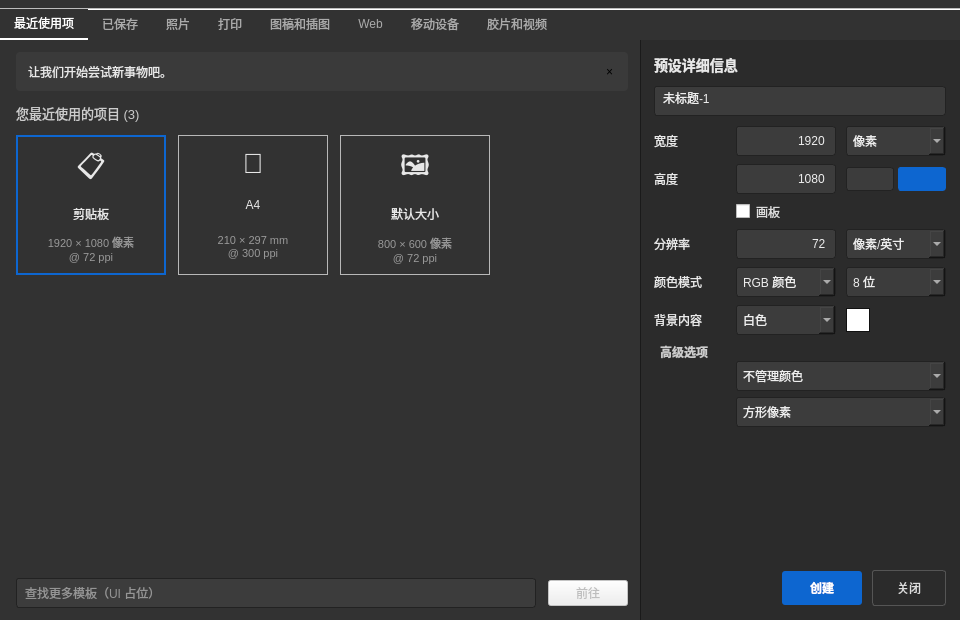
<?xml version="1.0" encoding="UTF-8"?>
<ui version="4.0">
 <class>NewDocumentDialog</class>
 <widget class="QDialog" name="NewDocumentDialog">
  <property name="geometry">
   <rect>
    <x>0</x>
    <y>0</y>
    <width>960</width>
    <height>620</height>
   </rect>
  </property>
  <property name="minimumSize">
   <size>
    <width>860</width>
    <height>560</height>
   </size>
  </property>
  <property name="windowTitle">
   <string>新建文档</string>
  </property>
  <property name="modal">
   <bool>true</bool>
  </property>
  <property name="styleSheet">
   <string notr="true">QDialog#NewDocumentDialog {
  background-color: #323232;
  color: #e8e8e8;
}
QLabel { color: #e8e8e8; background: transparent; }
QLineEdit, QComboBox {
  background-color: #3c3c3c;
  border: 1px solid #222;
  border-radius: 3px;
  padding: 3px 6px;
  color: #eee;
  min-height: 22px;
}
QTabWidget::pane {
  border: none;
  background: #2b2b2b;
}
QTabBar::tab {
  background: transparent;
  color: #aaa;
  padding: 8px 14px;
  border: none;
}
QTabBar::tab:selected {
  color: #fff;
  border-bottom: 2px solid #fff;
}
QFrame#presetCard {
  background-color: #3a3a3a;
  border: 1px solid #2a2a2a;
  border-radius: 4px;
}
QFrame#presetCard[selected="true"] {
  border: 2px solid #0d66d0;
}
QWidget#detailsPanel {
  background-color: #2b2b2b;
  border-left: 1px solid #1a1a1a;
}
QPushButton#createButton {
  background-color: #0d66d0;
  color: #fff;
  border: none;
  border-radius: 3px;
  padding: 8px 28px;
  font-weight: 600;
}
QPushButton#createButton:hover { background-color: #1473e6; }
QPushButton#closeButton {
  background: transparent;
  color: #ddd;
  border: 1px solid #555;
  border-radius: 3px;
  padding: 8px 24px;
}
QPushButton#closeButton:hover { background-color: #3a3a3a; }
QFrame#banner {
  background-color: #3a3a3a;
  border-radius: 4px;
}
QToolButton#orientLandscape, QToolButton#orientPortrait {
  background-color: #3c3c3c;
  border: 1px solid #222;
  border-radius: 3px;
  padding: 4px 10px;
  color: #ccc;
}
QToolButton#orientLandscape:checked, QToolButton#orientPortrait:checked {
  background-color: #0d66d0;
  border-color: #0d66d0;
  color: #fff;
}
QCheckBox { color: #ddd; spacing: 6px; }
QGroupBox {
  border: none;
  margin-top: 12px;
  color: #ccc;
  font-weight: 600;
}
QGroupBox::title { subcontrol-origin: margin; left: 0; padding: 0 4px; }
</string>
  </property>
  <layout class="QVBoxLayout" name="rootLayout">
   <property name="spacing">
    <number>0</number>
   </property>
   <property name="leftMargin">
    <number>0</number>
   </property>
   <property name="topMargin">
    <number>8</number>
   </property>
   <property name="rightMargin">
    <number>0</number>
   </property>
   <property name="bottomMargin">
    <number>0</number>
   </property>
   <item>
    <widget class="QTabWidget" name="categoryTabs">
     <property name="currentIndex">
      <number>0</number>
     </property>
     <property name="documentMode">
      <bool>true</bool>
     </property>
     <widget class="QWidget" name="tabRecent">
      <attribute name="title">
       <string>最近使用项</string>
      </attribute>
      <layout class="QHBoxLayout" name="tabRecentLayout">
       <property name="spacing">
        <number>0</number>
       </property>
       <property name="leftMargin">
        <number>0</number>
       </property>
       <property name="topMargin">
        <number>0</number>
       </property>
       <property name="rightMargin">
        <number>0</number>
       </property>
       <property name="bottomMargin">
        <number>0</number>
       </property>
       <item>
        <widget class="QWidget" name="presetsArea" native="true">
         <layout class="QVBoxLayout" name="presetsLayout">
          <property name="spacing">
           <number>12</number>
          </property>
          <property name="leftMargin">
           <number>16</number>
          </property>
          <property name="topMargin">
           <number>12</number>
          </property>
          <property name="rightMargin">
           <number>12</number>
          </property>
          <property name="bottomMargin">
           <number>12</number>
          </property>
          <item>
           <widget class="QFrame" name="banner">
            <property name="minimumSize">
             <size>
              <width>0</width>
              <height>36</height>
             </size>
            </property>
            <layout class="QHBoxLayout" name="bannerLayout">
             <property name="leftMargin">
              <number>12</number>
             </property>
             <property name="rightMargin">
              <number>8</number>
             </property>
             <item>
              <widget class="QLabel" name="bannerLabel">
               <property name="text">
                <string>让我们开始尝试新事物吧。</string>
               </property>
              </widget>
             </item>
             <item>
              <spacer name="bannerSpacer">
               <property name="orientation">
                <enum>Qt::Orientation::Horizontal</enum>
               </property>
               <property name="sizeHint" stdset="0">
                <size>
                 <width>40</width>
                 <height>20</height>
                </size>
               </property>
              </spacer>
             </item>
             <item>
              <widget class="QToolButton" name="bannerClose">
               <property name="text">
                <string>×</string>
               </property>
               <property name="autoRaise">
                <bool>true</bool>
               </property>
              </widget>
             </item>
            </layout>
           </widget>
          </item>
          <item>
           <widget class="QLabel" name="recentSectionTitle">
            <property name="text">
             <string>您最近使用的项目 (3)</string>
            </property>
            <property name="styleSheet">
             <string notr="true">font-size: 13px; color: #ccc;</string>
            </property>
           </widget>
          </item>
          <item>
           <layout class="QHBoxLayout" name="presetCardsLayout">
            <property name="spacing">
             <number>12</number>
            </property>
            <item>
             <widget class="QFrame" name="presetClipboard">
              <property name="minimumSize">
               <size>
                <width>150</width>
                <height>140</height>
               </size>
              </property>
              <property name="maximumSize">
               <size>
                <width>170</width>
                <height>160</height>
               </size>
              </property>
              <property name="cursor">
               <cursorShape>PointingHandCursor</cursorShape>
              </property>
              <property name="frameShape">
               <enum>QFrame::Shape::StyledPanel</enum>
              </property>
              <property name="styleSheet">
               <string notr="true">QFrame#presetClipboard { border: 2px solid #0d66d0; }</string>
              </property>
              <layout class="QVBoxLayout" name="clipboardCardLayout">
               <item>
                <widget class="QLabel" name="clipboardIcon">
                 <property name="text">
                  <string>📋</string>
                 </property>
                 <property name="alignment">
                  <set>Qt::AlignmentFlag::AlignCenter</set>
                 </property>
                 <property name="styleSheet">
                  <string notr="true">font-size: 28px;</string>
                 </property>
                </widget>
               </item>
               <item>
                <widget class="QLabel" name="clipboardTitle">
                 <property name="text">
                  <string>剪贴板</string>
                 </property>
                 <property name="alignment">
                  <set>Qt::AlignmentFlag::AlignCenter</set>
                 </property>
                </widget>
               </item>
               <item>
                <widget class="QLabel" name="clipboardMeta">
                 <property name="text">
                  <string>1920 × 1080 像素
@ 72 ppi</string>
                 </property>
                 <property name="alignment">
                  <set>Qt::AlignmentFlag::AlignCenter</set>
                 </property>
                 <property name="styleSheet">
                  <string notr="true">color: #999; font-size: 11px;</string>
                 </property>
                </widget>
               </item>
              </layout>
             </widget>
            </item>
            <item>
             <widget class="QFrame" name="presetA4">
              <property name="minimumSize">
               <size>
                <width>150</width>
                <height>140</height>
               </size>
              </property>
              <property name="maximumSize">
               <size>
                <width>170</width>
                <height>160</height>
               </size>
              </property>
              <property name="cursor">
               <cursorShape>PointingHandCursor</cursorShape>
              </property>
              <property name="frameShape">
               <enum>QFrame::Shape::StyledPanel</enum>
              </property>
              <layout class="QVBoxLayout" name="a4CardLayout">
               <item>
                <widget class="QLabel" name="a4Icon">
                 <property name="text">
                  <string>📄</string>
                 </property>
                 <property name="alignment">
                  <set>Qt::AlignmentFlag::AlignCenter</set>
                 </property>
                 <property name="styleSheet">
                  <string notr="true">font-size: 28px;</string>
                 </property>
                </widget>
               </item>
               <item>
                <widget class="QLabel" name="a4Title">
                 <property name="text">
                  <string>A4</string>
                 </property>
                 <property name="alignment">
                  <set>Qt::AlignmentFlag::AlignCenter</set>
                 </property>
                </widget>
               </item>
               <item>
                <widget class="QLabel" name="a4Meta">
                 <property name="text">
                  <string>210 × 297 mm
@ 300 ppi</string>
                 </property>
                 <property name="alignment">
                  <set>Qt::AlignmentFlag::AlignCenter</set>
                 </property>
                 <property name="styleSheet">
                  <string notr="true">color: #999; font-size: 11px;</string>
                 </property>
                </widget>
               </item>
              </layout>
             </widget>
            </item>
            <item>
             <widget class="QFrame" name="presetDefault">
              <property name="minimumSize">
               <size>
                <width>150</width>
                <height>140</height>
               </size>
              </property>
              <property name="maximumSize">
               <size>
                <width>170</width>
                <height>160</height>
               </size>
              </property>
              <property name="cursor">
               <cursorShape>PointingHandCursor</cursorShape>
              </property>
              <property name="frameShape">
               <enum>QFrame::Shape::StyledPanel</enum>
              </property>
              <layout class="QVBoxLayout" name="defaultCardLayout">
               <item>
                <widget class="QLabel" name="defaultIcon">
                 <property name="text">
                  <string>🖼</string>
                 </property>
                 <property name="alignment">
                  <set>Qt::AlignmentFlag::AlignCenter</set>
                 </property>
                 <property name="styleSheet">
                  <string notr="true">font-size: 28px;</string>
                 </property>
                </widget>
               </item>
               <item>
                <widget class="QLabel" name="defaultTitle">
                 <property name="text">
                  <string>默认大小</string>
                 </property>
                 <property name="alignment">
                  <set>Qt::AlignmentFlag::AlignCenter</set>
                 </property>
                </widget>
               </item>
               <item>
                <widget class="QLabel" name="defaultMeta">
                 <property name="text">
                  <string>800 × 600 像素
@ 72 ppi</string>
                 </property>
                 <property name="alignment">
                  <set>Qt::AlignmentFlag::AlignCenter</set>
                 </property>
                 <property name="styleSheet">
                  <string notr="true">color: #999; font-size: 11px;</string>
                 </property>
                </widget>
               </item>
              </layout>
             </widget>
            </item>
            <item>
             <spacer name="presetCardsSpacer">
              <property name="orientation">
               <enum>Qt::Orientation::Horizontal</enum>
              </property>
              <property name="sizeHint" stdset="0">
               <size>
                <width>40</width>
                <height>20</height>
               </size>
              </property>
             </spacer>
            </item>
           </layout>
          </item>
          <item>
           <spacer name="presetsBottomSpacer">
            <property name="orientation">
             <enum>Qt::Orientation::Vertical</enum>
            </property>
            <property name="sizeHint" stdset="0">
             <size>
              <width>20</width>
              <height>40</height>
             </size>
            </property>
           </spacer>
          </item>
          <item>
           <layout class="QHBoxLayout" name="stockSearchLayout">
            <item>
             <widget class="QLineEdit" name="stockSearch">
              <property name="placeholderText">
               <string>查找更多模板（UI 占位）</string>
              </property>
             </widget>
            </item>
            <item>
             <widget class="QPushButton" name="stockGo">
              <property name="text">
               <string>前往</string>
              </property>
              <property name="enabled">
               <bool>false</bool>
              </property>
             </widget>
            </item>
           </layout>
          </item>
         </layout>
        </widget>
       </item>
       <item>
        <widget class="QWidget" name="detailsPanel" native="true">
         <property name="minimumSize">
          <size>
           <width>300</width>
           <height>0</height>
          </size>
         </property>
         <property name="maximumSize">
          <size>
           <width>320</width>
           <height>16777215</height>
          </size>
         </property>
         <layout class="QVBoxLayout" name="detailsLayout">
          <property name="spacing">
           <number>10</number>
          </property>
          <property name="leftMargin">
           <number>14</number>
          </property>
          <property name="topMargin">
           <number>14</number>
          </property>
          <property name="rightMargin">
           <number>14</number>
          </property>
          <property name="bottomMargin">
           <number>14</number>
          </property>
          <item>
           <widget class="QLabel" name="detailsTitle">
            <property name="text">
             <string>预设详细信息</string>
            </property>
            <property name="styleSheet">
             <string notr="true">font-size: 14px; font-weight: 600;</string>
            </property>
           </widget>
          </item>
          <item>
           <widget class="QLineEdit" name="docNameEdit">
            <property name="text">
             <string>未标题-1</string>
            </property>
           </widget>
          </item>
                    <item>
           <layout class="QGridLayout" name="detailsFormGrid">
            <property name="horizontalSpacing">
             <number>10</number>
            </property>
            <property name="verticalSpacing">
             <number>8</number>
            </property>
            <item row="0" column="0">
             <widget class="QLabel" name="widthLabel">
              <property name="sizePolicy">
               <sizepolicy hsizetype="Fixed" vsizetype="Preferred">
                <horstretch>0</horstretch>
                <verstretch>0</verstretch>
               </sizepolicy>
              </property>
              <property name="minimumSize">
               <size>
                <width>72</width>
                <height>0</height>
               </size>
              </property>
              <property name="maximumSize">
               <size>
                <width>72</width>
                <height>16777215</height>
               </size>
              </property>
              <property name="text">
               <string>宽度</string>
              </property>
              <property name="alignment">
               <set>Qt::AlignmentFlag::AlignLeft|Qt::AlignmentFlag::AlignVCenter</set>
              </property>
             </widget>
            </item>
            <item row="0" column="1">
             <widget class="QLineEdit" name="widthEdit">
              <property name="sizePolicy">
               <sizepolicy hsizetype="Expanding" vsizetype="Fixed">
                <horstretch>1</horstretch>
                <verstretch>0</verstretch>
               </sizepolicy>
              </property>
              <property name="text">
               <string>1920</string>
              </property>
              <property name="alignment">
               <set>Qt::AlignmentFlag::AlignRight|Qt::AlignmentFlag::AlignVCenter</set>
              </property>
             </widget>
            </item>
            <item row="0" column="2">
             <widget class="QComboBox" name="widthUnitCombo">
              <property name="sizePolicy">
               <sizepolicy hsizetype="Fixed" vsizetype="Fixed">
                <horstretch>0</horstretch>
                <verstretch>0</verstretch>
               </sizepolicy>
              </property>
              <property name="minimumSize">
               <size>
                <width>100</width>
                <height>0</height>
               </size>
              </property>
              <property name="maximumSize">
               <size>
                <width>100</width>
                <height>16777215</height>
               </size>
              </property>
              <property name="sizeAdjustPolicy">
               <enum>QComboBox::SizeAdjustPolicy::AdjustToMinimumContentsLengthWithIcon</enum>
              </property>
              <property name="minimumContentsLength">
               <number>3</number>
              </property>
              <item>
               <property name="text">
                <string>像素</string>
               </property>
              </item>
              <item>
               <property name="text">
                <string>英寸</string>
               </property>
              </item>
              <item>
               <property name="text">
                <string>厘米</string>
               </property>
              </item>
              <item>
               <property name="text">
                <string>毫米</string>
               </property>
              </item>
             </widget>
            </item>
            <item row="1" column="0">
             <widget class="QLabel" name="heightLabel">
              <property name="sizePolicy">
               <sizepolicy hsizetype="Fixed" vsizetype="Preferred">
                <horstretch>0</horstretch>
                <verstretch>0</verstretch>
               </sizepolicy>
              </property>
              <property name="minimumSize">
               <size>
                <width>72</width>
                <height>0</height>
               </size>
              </property>
              <property name="maximumSize">
               <size>
                <width>72</width>
                <height>16777215</height>
               </size>
              </property>
              <property name="text">
               <string>高度</string>
              </property>
              <property name="alignment">
               <set>Qt::AlignmentFlag::AlignLeft|Qt::AlignmentFlag::AlignVCenter</set>
              </property>
             </widget>
            </item>
            <item row="1" column="1">
             <widget class="QLineEdit" name="heightEdit">
              <property name="sizePolicy">
               <sizepolicy hsizetype="Expanding" vsizetype="Fixed">
                <horstretch>1</horstretch>
                <verstretch>0</verstretch>
               </sizepolicy>
              </property>
              <property name="text">
               <string>1080</string>
              </property>
              <property name="alignment">
               <set>Qt::AlignmentFlag::AlignRight|Qt::AlignmentFlag::AlignVCenter</set>
              </property>
             </widget>
            </item>
            <item row="1" column="2">
             <layout class="QHBoxLayout" name="orientLayout">
              <property name="spacing">
               <number>4</number>
              </property>
              <item>
               <widget class="QToolButton" name="orientPortrait">
                <property name="sizePolicy">
                 <sizepolicy hsizetype="Fixed" vsizetype="Fixed">
                  <horstretch>0</horstretch>
                  <verstretch>0</verstretch>
                 </sizepolicy>
                </property>
                <property name="minimumSize">
                 <size>
                  <width>48</width>
                  <height>24</height>
                 </size>
                </property>
                <property name="maximumSize">
                 <size>
                  <width>48</width>
                  <height>24</height>
                 </size>
                </property>
                <property name="toolTip">
                 <string>纵向</string>
                </property>
                <property name="text">
                 <string/>
                </property>
                <property name="icon">
                 <iconset resource="../resources.qrc">
                  <normaloff>:/icons/ui/orient-portrait.png</normaloff>:/icons/ui/orient-portrait.png</iconset>
                </property>
                <property name="iconSize">
                 <size>
                  <width>14</width>
                  <height>14</height>
                 </size>
                </property>
                <property name="checkable">
                 <bool>true</bool>
                </property>
                <property name="toolButtonStyle">
                 <enum>Qt::ToolButtonStyle::ToolButtonIconOnly</enum>
                </property>
               </widget>
              </item>
              <item>
               <widget class="QToolButton" name="orientLandscape">
                <property name="sizePolicy">
                 <sizepolicy hsizetype="Fixed" vsizetype="Fixed">
                  <horstretch>0</horstretch>
                  <verstretch>0</verstretch>
                 </sizepolicy>
                </property>
                <property name="minimumSize">
                 <size>
                  <width>48</width>
                  <height>24</height>
                 </size>
                </property>
                <property name="maximumSize">
                 <size>
                  <width>48</width>
                  <height>24</height>
                 </size>
                </property>
                <property name="toolTip">
                 <string>横向</string>
                </property>
                <property name="text">
                 <string/>
                </property>
                <property name="icon">
                 <iconset resource="../resources.qrc">
                  <normaloff>:/icons/ui/orient-landscape.png</normaloff>:/icons/ui/orient-landscape.png</iconset>
                </property>
                <property name="iconSize">
                 <size>
                  <width>14</width>
                  <height>14</height>
                 </size>
                </property>
                <property name="checkable">
                 <bool>true</bool>
                </property>
                <property name="checked">
                 <bool>true</bool>
                </property>
                <property name="toolButtonStyle">
                 <enum>Qt::ToolButtonStyle::ToolButtonIconOnly</enum>
                </property>
               </widget>
              </item>
             </layout>
            </item>
            <item row="2" column="1">
             <widget class="QCheckBox" name="artboardCheck">
              <property name="text">
               <string>画板</string>
              </property>
             </widget>
            </item>
            <item row="3" column="0">
             <widget class="QLabel" name="resLabel">
              <property name="sizePolicy">
               <sizepolicy hsizetype="Fixed" vsizetype="Preferred">
                <horstretch>0</horstretch>
                <verstretch>0</verstretch>
               </sizepolicy>
              </property>
              <property name="minimumSize">
               <size>
                <width>72</width>
                <height>0</height>
               </size>
              </property>
              <property name="maximumSize">
               <size>
                <width>72</width>
                <height>16777215</height>
               </size>
              </property>
              <property name="text">
               <string>分辨率</string>
              </property>
              <property name="alignment">
               <set>Qt::AlignmentFlag::AlignLeft|Qt::AlignmentFlag::AlignVCenter</set>
              </property>
             </widget>
            </item>
            <item row="3" column="1">
             <widget class="QLineEdit" name="resEdit">
              <property name="sizePolicy">
               <sizepolicy hsizetype="Expanding" vsizetype="Fixed">
                <horstretch>1</horstretch>
                <verstretch>0</verstretch>
               </sizepolicy>
              </property>
              <property name="text">
               <string>72</string>
              </property>
              <property name="alignment">
               <set>Qt::AlignmentFlag::AlignRight|Qt::AlignmentFlag::AlignVCenter</set>
              </property>
             </widget>
            </item>
            <item row="3" column="2">
             <widget class="QComboBox" name="resUnitCombo">
              <property name="sizePolicy">
               <sizepolicy hsizetype="Fixed" vsizetype="Fixed">
                <horstretch>0</horstretch>
                <verstretch>0</verstretch>
               </sizepolicy>
              </property>
              <property name="minimumSize">
               <size>
                <width>100</width>
                <height>0</height>
               </size>
              </property>
              <property name="maximumSize">
               <size>
                <width>100</width>
                <height>16777215</height>
               </size>
              </property>
              <property name="sizeAdjustPolicy">
               <enum>QComboBox::SizeAdjustPolicy::AdjustToMinimumContentsLengthWithIcon</enum>
              </property>
              <property name="minimumContentsLength">
               <number>3</number>
              </property>
              <item>
               <property name="text">
                <string>像素/英寸</string>
               </property>
              </item>
              <item>
               <property name="text">
                <string>像素/厘米</string>
               </property>
              </item>
             </widget>
            </item>
            <item row="4" column="0">
             <widget class="QLabel" name="modeLabel">
              <property name="sizePolicy">
               <sizepolicy hsizetype="Fixed" vsizetype="Preferred">
                <horstretch>0</horstretch>
                <verstretch>0</verstretch>
               </sizepolicy>
              </property>
              <property name="minimumSize">
               <size>
                <width>72</width>
                <height>0</height>
               </size>
              </property>
              <property name="maximumSize">
               <size>
                <width>72</width>
                <height>16777215</height>
               </size>
              </property>
              <property name="text">
               <string>颜色模式</string>
              </property>
              <property name="alignment">
               <set>Qt::AlignmentFlag::AlignLeft|Qt::AlignmentFlag::AlignVCenter</set>
              </property>
             </widget>
            </item>
            <item row="4" column="1">
             <widget class="QComboBox" name="colorModeCombo">
              <property name="sizePolicy">
               <sizepolicy hsizetype="Expanding" vsizetype="Fixed">
                <horstretch>1</horstretch>
                <verstretch>0</verstretch>
               </sizepolicy>
              </property>
              <property name="sizeAdjustPolicy">
               <enum>QComboBox::SizeAdjustPolicy::AdjustToMinimumContentsLengthWithIcon</enum>
              </property>
              <property name="minimumContentsLength">
               <number>3</number>
              </property>
              <item>
               <property name="text">
                <string>RGB 颜色</string>
               </property>
              </item>
              <item>
               <property name="text">
                <string>灰度</string>
               </property>
              </item>
              <item>
               <property name="text">
                <string>CMYK 颜色</string>
               </property>
              </item>
             </widget>
            </item>
            <item row="4" column="2">
             <widget class="QComboBox" name="bitDepthCombo">
              <property name="sizePolicy">
               <sizepolicy hsizetype="Fixed" vsizetype="Fixed">
                <horstretch>0</horstretch>
                <verstretch>0</verstretch>
               </sizepolicy>
              </property>
              <property name="minimumSize">
               <size>
                <width>100</width>
                <height>0</height>
               </size>
              </property>
              <property name="maximumSize">
               <size>
                <width>100</width>
                <height>16777215</height>
               </size>
              </property>
              <property name="sizeAdjustPolicy">
               <enum>QComboBox::SizeAdjustPolicy::AdjustToMinimumContentsLengthWithIcon</enum>
              </property>
              <property name="minimumContentsLength">
               <number>3</number>
              </property>
              <item>
               <property name="text">
                <string>8 位</string>
               </property>
              </item>
              <item>
               <property name="text">
                <string>16 位</string>
               </property>
              </item>
              <item>
               <property name="text">
                <string>32 位</string>
               </property>
              </item>
             </widget>
            </item>
            <item row="5" column="0">
             <widget class="QLabel" name="bgLabel">
              <property name="sizePolicy">
               <sizepolicy hsizetype="Fixed" vsizetype="Preferred">
                <horstretch>0</horstretch>
                <verstretch>0</verstretch>
               </sizepolicy>
              </property>
              <property name="minimumSize">
               <size>
                <width>72</width>
                <height>0</height>
               </size>
              </property>
              <property name="maximumSize">
               <size>
                <width>72</width>
                <height>16777215</height>
               </size>
              </property>
              <property name="text">
               <string>背景内容</string>
              </property>
              <property name="alignment">
               <set>Qt::AlignmentFlag::AlignLeft|Qt::AlignmentFlag::AlignVCenter</set>
              </property>
             </widget>
            </item>
            <item row="5" column="1">
             <widget class="QComboBox" name="bgCombo">
              <property name="sizePolicy">
               <sizepolicy hsizetype="Expanding" vsizetype="Fixed">
                <horstretch>1</horstretch>
                <verstretch>0</verstretch>
               </sizepolicy>
              </property>
              <property name="sizeAdjustPolicy">
               <enum>QComboBox::SizeAdjustPolicy::AdjustToMinimumContentsLengthWithIcon</enum>
              </property>
              <property name="minimumContentsLength">
               <number>3</number>
              </property>
              <item>
               <property name="text">
                <string>白色</string>
               </property>
              </item>
              <item>
               <property name="text">
                <string>黑色</string>
               </property>
              </item>
              <item>
               <property name="text">
                <string>透明</string>
               </property>
              </item>
              <item>
               <property name="text">
                <string>背景色</string>
               </property>
              </item>
             </widget>
            </item>
            <item row="5" column="2" alignment="Qt::AlignLeft|Qt::AlignVCenter">
             <widget class="QLabel" name="bgSwatch">
              <property name="minimumSize">
               <size>
                <width>24</width>
                <height>24</height>
               </size>
              </property>
              <property name="maximumSize">
               <size>
                <width>24</width>
                <height>24</height>
               </size>
              </property>
              <property name="styleSheet">
               <string notr="true">background: #ffffff; border: 1px solid #111;</string>
              </property>
              <property name="text">
               <string/>
              </property>
             </widget>
            </item>
           </layout>
          </item>
          <item>
           <widget class="QGroupBox" name="advancedGroup">
            <property name="title">
             <string>高级选项</string>
            </property>
            <property name="flat">
             <bool>true</bool>
            </property>
            <layout class="QVBoxLayout" name="advancedLayout">
             <property name="leftMargin">
              <number>82</number>
             </property>
             <property name="topMargin">
              <number>4</number>
             </property>
             <property name="rightMargin">
              <number>0</number>
             </property>
             <property name="bottomMargin">
              <number>0</number>
             </property>
             <item>
              <widget class="QComboBox" name="profileCombo">
               <property name="sizeAdjustPolicy">
                <enum>QComboBox::SizeAdjustPolicy::AdjustToMinimumContentsLengthWithIcon</enum>
               </property>
               <property name="minimumContentsLength">
                <number>3</number>
               </property>
               <item>
                <property name="text">
                 <string>不管理颜色</string>
                </property>
               </item>
               <item>
                <property name="text">
                 <string>sRGB IEC61966-2.1</string>
                </property>
               </item>
              </widget>
             </item>
             <item>
              <widget class="QComboBox" name="pixelAspectCombo">
               <property name="sizeAdjustPolicy">
                <enum>QComboBox::SizeAdjustPolicy::AdjustToMinimumContentsLengthWithIcon</enum>
               </property>
               <property name="minimumContentsLength">
                <number>3</number>
               </property>
               <item>
                <property name="text">
                 <string>方形像素</string>
                </property>
               </item>
              </widget>
             </item>
            </layout>
           </widget>
          </item>

          <item>
           <spacer name="detailsSpacer">
            <property name="orientation">
             <enum>Qt::Orientation::Vertical</enum>
            </property>
            <property name="sizeHint" stdset="0">
             <size>
              <width>20</width>
              <height>40</height>
             </size>
            </property>
           </spacer>
          </item>
          <item>
           <layout class="QHBoxLayout" name="footerButtons">
            <item>
             <spacer name="footerSpacer">
              <property name="orientation">
               <enum>Qt::Orientation::Horizontal</enum>
              </property>
              <property name="sizeHint" stdset="0">
               <size>
                <width>40</width>
                <height>20</height>
               </size>
              </property>
             </spacer>
            </item>
            <item>
             <widget class="QPushButton" name="createButton">
              <property name="text">
               <string>创建</string>
              </property>
              <property name="default">
               <bool>true</bool>
              </property>
             </widget>
            </item>
            <item>
             <widget class="QPushButton" name="closeButton">
              <property name="text">
               <string>关闭</string>
              </property>
             </widget>
            </item>
           </layout>
          </item>
         </layout>
        </widget>
       </item>
      </layout>
     </widget>
     <widget class="QWidget" name="tabSaved">
      <attribute name="title">
       <string>已保存</string>
      </attribute>
      <layout class="QVBoxLayout" name="tabSavedLayout">
       <item>
        <widget class="QLabel" name="savedPlaceholder">
         <property name="text">
          <string>已保存预设（UI 占位）</string>
         </property>
         <property name="alignment">
          <set>Qt::AlignmentFlag::AlignCenter</set>
         </property>
        </widget>
       </item>
      </layout>
     </widget>
     <widget class="QWidget" name="tabPhoto">
      <attribute name="title">
       <string>照片</string>
      </attribute>
      <layout class="QVBoxLayout" name="tabPhotoLayout">
       <item>
        <widget class="QLabel" name="photoPlaceholder">
         <property name="text">
          <string>照片预设（UI 占位）</string>
         </property>
         <property name="alignment">
          <set>Qt::AlignmentFlag::AlignCenter</set>
         </property>
        </widget>
       </item>
      </layout>
     </widget>
     <widget class="QWidget" name="tabPrint">
      <attribute name="title">
       <string>打印</string>
      </attribute>
      <layout class="QVBoxLayout" name="tabPrintLayout">
       <item>
        <widget class="QLabel" name="printPlaceholder">
         <property name="text">
          <string>打印预设（UI 占位）</string>
         </property>
         <property name="alignment">
          <set>Qt::AlignmentFlag::AlignCenter</set>
         </property>
        </widget>
       </item>
      </layout>
     </widget>
     <widget class="QWidget" name="tabArt">
      <attribute name="title">
       <string>图稿和插图</string>
      </attribute>
      <layout class="QVBoxLayout" name="tabArtLayout">
       <item>
        <widget class="QLabel" name="artPlaceholder">
         <property name="text">
          <string>图稿预设（UI 占位）</string>
         </property>
         <property name="alignment">
          <set>Qt::AlignmentFlag::AlignCenter</set>
         </property>
        </widget>
       </item>
      </layout>
     </widget>
     <widget class="QWidget" name="tabWeb">
      <attribute name="title">
       <string>Web</string>
      </attribute>
      <layout class="QVBoxLayout" name="tabWebLayout">
       <item>
        <widget class="QLabel" name="webPlaceholder">
         <property name="text">
          <string>Web 预设（UI 占位）</string>
         </property>
         <property name="alignment">
          <set>Qt::AlignmentFlag::AlignCenter</set>
         </property>
        </widget>
       </item>
      </layout>
     </widget>
     <widget class="QWidget" name="tabMobile">
      <attribute name="title">
       <string>移动设备</string>
      </attribute>
      <layout class="QVBoxLayout" name="tabMobileLayout">
       <item>
        <widget class="QLabel" name="mobilePlaceholder">
         <property name="text">
          <string>移动设备预设（UI 占位）</string>
         </property>
         <property name="alignment">
          <set>Qt::AlignmentFlag::AlignCenter</set>
         </property>
        </widget>
       </item>
      </layout>
     </widget>
     <widget class="QWidget" name="tabFilm">
      <attribute name="title">
       <string>胶片和视频</string>
      </attribute>
      <layout class="QVBoxLayout" name="tabFilmLayout">
       <item>
        <widget class="QLabel" name="filmPlaceholder">
         <property name="text">
          <string>胶片和视频预设（UI 占位）</string>
         </property>
         <property name="alignment">
          <set>Qt::AlignmentFlag::AlignCenter</set>
         </property>
        </widget>
       </item>
      </layout>
     </widget>
    </widget>
   </item>
  </layout>
 </widget>
 <resources>
  <include location="../resources.qrc"/>
 </resources>
 <connections/>
</ui>
